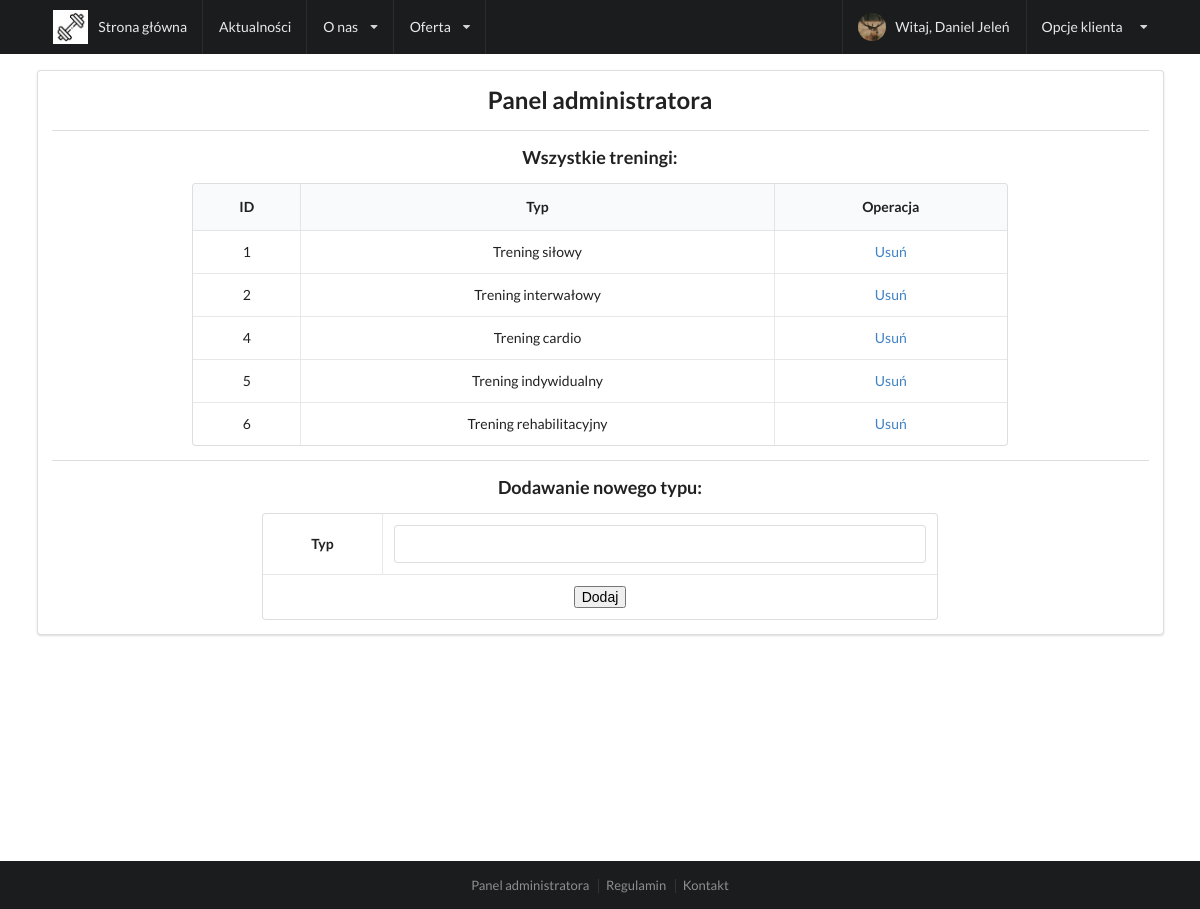
Screenshot of /admin/treningi (signed in) with the database file from the repository.
### tables this page shows
CREATE TABLE `activity_types` (
  `type_id` int NOT NULL,
  `type` varchar(255) NOT NULL
);

### index.php (called while the page is built, shortened)
<?php
    $request = $_SERVER['REQUEST_URI'];
    routing($request);
?>

### views/admin/treningi.php (the view, shortened to what this page needs)
<?php
    $query = $db->query("SELECT * FROM activity_types;");
?>
<div class="ui container">
    <div class="row">
        <div class="ui segment">
            <div class="row">
                    <div class="ui center aligned container">
                        <h2>Panel administratora</h2>
                    </div>
            </div>
            <div class="ui divider"></div>
            <div class="row">
                <div class="ui grid">
                    <div class="two wide column"></div>
                    <div class="twelve wide column">
                        <div class="ui center aligned container" >
                            <h3>Wszystkie treningi:</h3>
                            <div style="overflow-y: scroll; max-height: 30em;">
                                <table class="ui selectable celled center aligned table">
                                    <thead>
                                        <th>ID</th>
                                        <th>Typ</th>
                                        <th>Operacja</th>
                                    </thead>
                                    <tbody>
                                    <?php foreach($query as $row): ?>
                                        <tr>
                                            <td><?php echo $row['type_id'];?></td>
                                            <td><?php echo $row['type'];?></td>
                                            <td>
                                                <a href="/admin/treningi/usun?id=<?php echo $row['type_id'];?>">Usuń</a>
                                            </td>
                                        </tr>
                                    <?php endforeach; ?>
                                    </tbody>
                                </table>
                            </div>
                        </div>
                    </div>
                    <div class="two wide column"></div>
                </div>
            </div>
            <div class="ui divider"></div>
            <div class="row">
                <div class="ui grid">
                    <div class="three wide column"></div>
                    <div class="ten wide column">
                        <div class="ui center aligned container">
                            <h3>Dodawanie nowego typu:</h3>
                            <form action="/admin/treningi/dodaj" method="GET">
                                <table class="ui form selectable celled center aligned table">
                                    <tr>
                                        <td><b>Typ</b></td>
                                        <td><input type="text" name="type" value=""/></td>
                                    </tr>
                                    <tr>
                                        <td colspan="2"><input type="submit" name="send" value="Dodaj" /></td>
                                    </tr>
                                </table>
                                </form>
                        </div>
                    </div>
                    <div class="three wide column"></div>
                </div>
            </div>
        </div>
    </div>
</div>

### rows the page displays
activity_types: type_id "1", type "Trening siłowy"
activity_types: type_id "2", type "Trening interwałowy"
activity_types: type_id "4", type "Trening cardio"
activity_types: type_id "5", type "Trening indywidualny"
activity_types: type_id "6", type "Trening rehabilitacyjny"

### other values shown
unserialize($_SESSION['loggedUser'])->getName() "Daniel"
unserialize($_SESSION['loggedUser'])->getSurname() "Jeleń"
